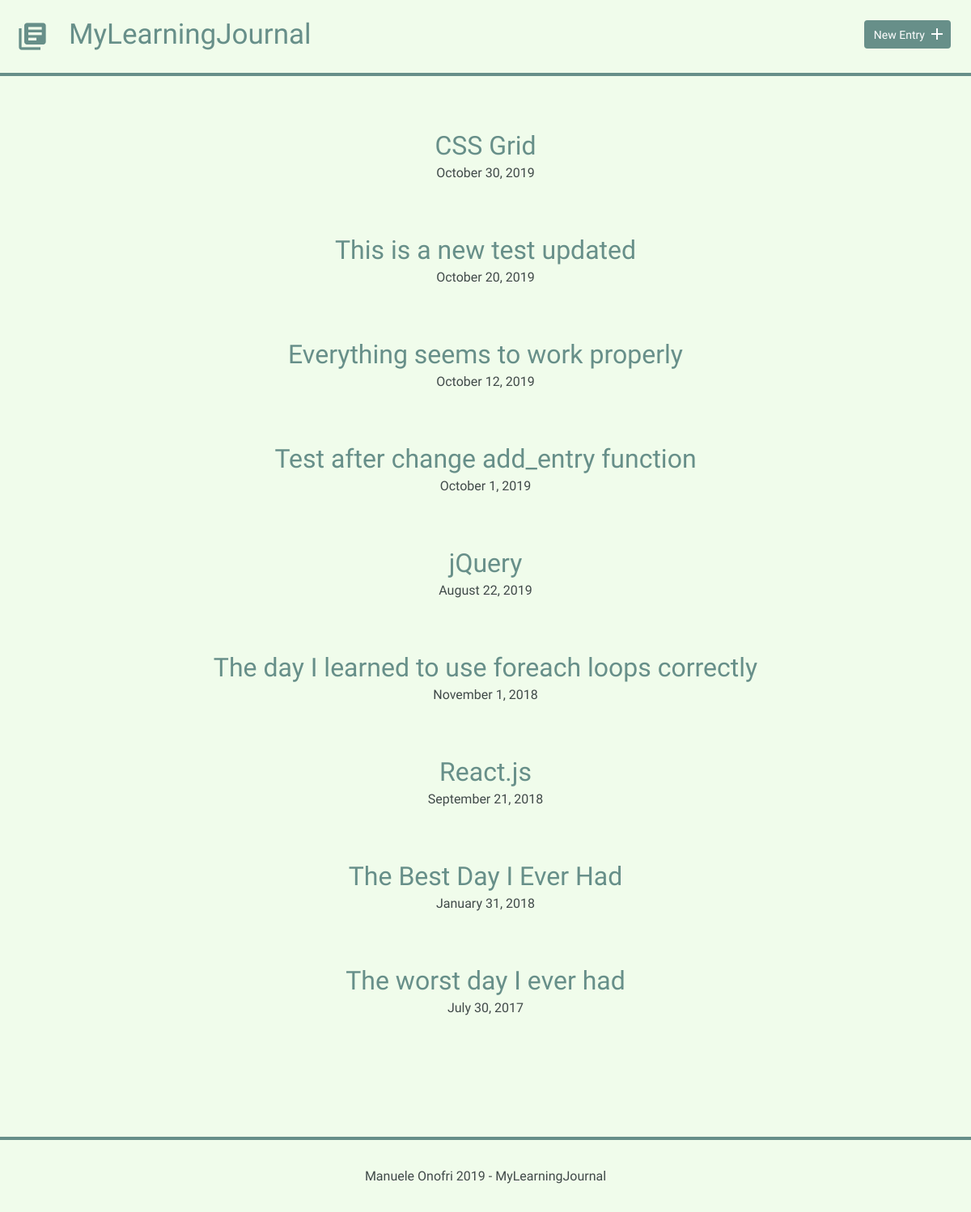
Before: / with the older database file.
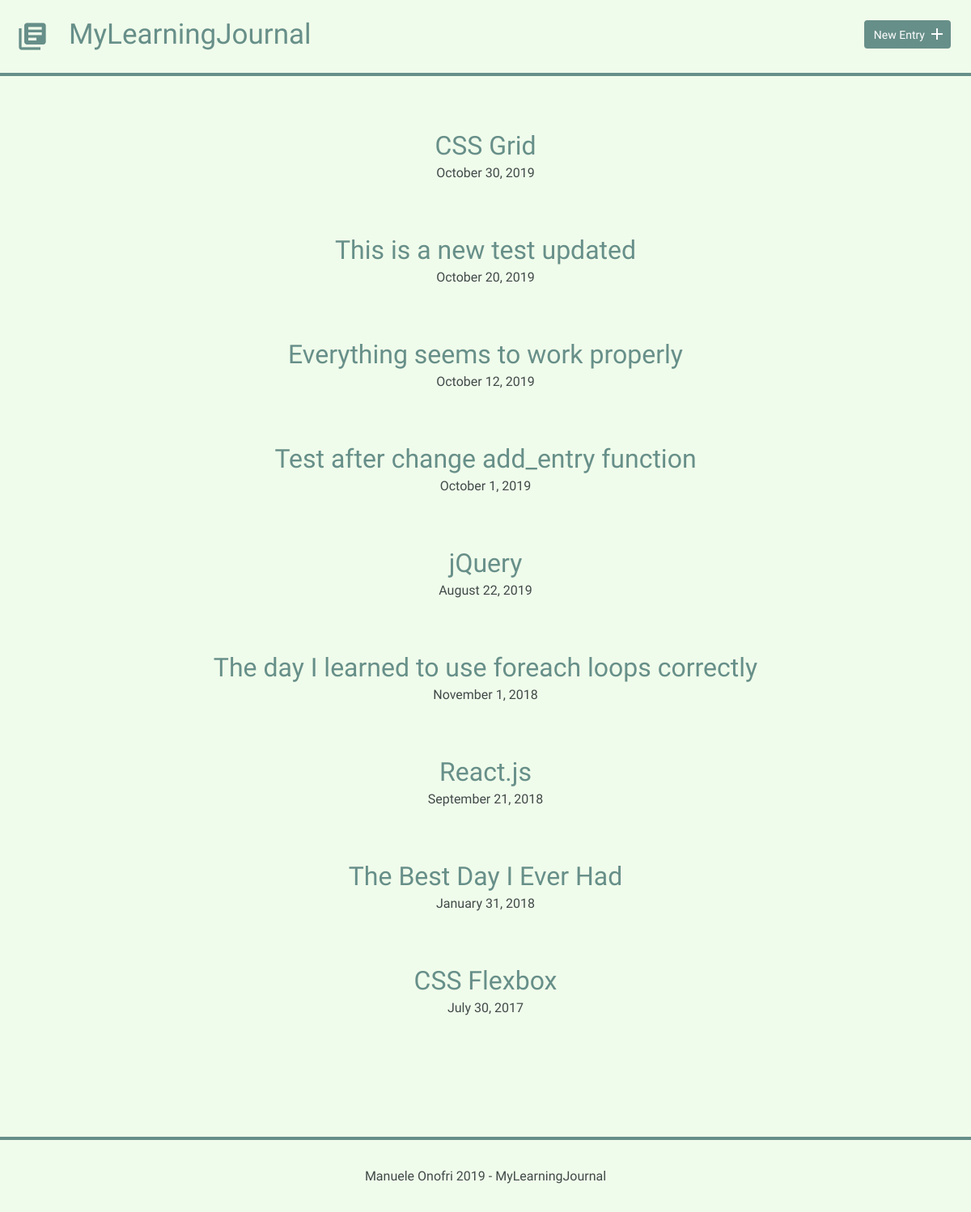
After: the same page with the newer database file.
### tables this page shows
CREATE TABLE "entries" (
	`id`	INTEGER,
	`title`	TEXT,
	`date`	TEXT,
	`time_spent`	INTEGER,
	`learned`	BLOB,
	`resources`	BLOB,
	PRIMARY KEY(`id`)
);

### inc/functions.php (called while the page is built, shortened)
<?php
function get_entries() {
    include('connection.php');
    try {
       $results = $db->query('SELECT * FROM entries ORDER BY date DESC');
    } catch (Exception $e) {
       $e->getMessage();
    }
    $entries = $results->fetchAll(PDO::FETCH_ASSOC);
    return $entries;
}

### index.php (the view, shortened to what this page needs)
<?php
include('inc/functions.php');
$entries = get_entries();
include('inc/header.php');
?>
        <div class="entry-list">
            <?php foreach ($entries as $entry) { ?>
                <article>
                    <h2>
                        <a href="detail.php?id=<?php echo $entry['id']; ?>">
                            <?php echo $entry['title']; ?>
                        </a>
                    </h2>
                    <time datetime="<?php echo $entry['date']; ?>">
                        <?php echo strftime("%B %e, %G", strtotime($entry['date'])); ?>
                    </time>
                </article>
            <?php } ?>
        </div>
<?php
include('inc/footer.php');
?>

### inc/header.php (shortened to what this page needs)
<!DOCTYPE html>
<html>
    <head>
        <link rel="stylesheet" href="css/normalize.css">
        <link rel="stylesheet" href="css/site.css">
    </head>
    <body>
        <header>
            <div class="container">
                <div class="site-header">
                    <a class="logo" href="index.php">
                        <i class="material-icons">library_books</i>
                        <h2> MyLearningJournal</h2>
                    </a>
                    <a class="button icon-right" href="new.php"><span>New Entry</span> <i class="material-icons">add</i></a>
                </div>
            </div>
        </header>
        <section>
            <div class="main-content">

### inc/footer.php
            </div>
        </section>
        <footer>
            <div>
                 Manuele Onofri <?php echo date('Y'); ?> - MyLearningJournal
            </div>
        </footer>
    </body>
</html>

### css/site.css (style rules this page uses)
body { font-size: 16px; color: #404a49; font-family: 'Cousine', serif; font-weight: 400; background-color: rgb(240, 252, 235); }
header .container { margin: 0 auto; padding: 0 25px; border-bottom: solid 4px #678f89;; }
header .site-header { margin: 0 auto; height: 90px; display: flex; justify-content: space-between; }
header .logo { display: flex; text-decoration: none; }
header .logo i, header .logo h2 { color: #678f89; margin: 25px 0 0 -5px; font-size: 40px; }
header .logo h2 { margin-left: 25px; font-size: 35px; }
header .button { margin: 35px 0 20px; }
footer { text-align: center; padding: 35px 0; border-top: 4px solid #678f89; }
.button { padding: 8px 10px 6px 10px; background: #678f89; border: 2px solid #678f89; border-radius: 4px; text-decoration: none; color: #FFF; position: relative; text-align: center; font-size: 14px; }
.button.icon-right { padding-right: 30px; top: -10px; }
.button.icon-right i { position: absolute; top: 3px; right: 3px; }
h1, h2, h3 { margin: 0; font-weight: 400; line-height: 1em; color: #000; }
h2 { font-size: 32px; }
h2 a { text-decoration: none; color: #678f89; }
.entry-list, .edit-entry, .new-entry { max-width: 800px; margin: 0 auto; padding: 70px 0 150px 0; }
.entry-list article { margin-bottom: 70px; text-align: center; }
.entry-list article:last-child { margin-bottom: 0; }
.entry-list article h2 { margin-bottom: 8px; }

Changed rows visible on the page:
changed entries: title "The worst day I ever had" → "CSS Flexbox"
